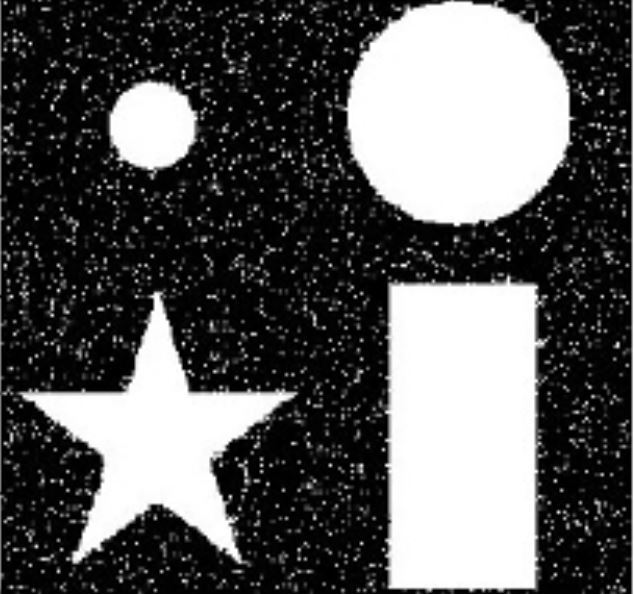
#> input picture 12_10_DS_task_16_Shubham Shah/img/morphology.JPG, 634 x 594 px, found by its file name
$ python 1.py
#> lines starting #> are read from the running program, lines starting #| are printed output that depends on the picture; after the words box and inside, x2 and y2 are one past the last pixel; in counts of white or black regions, pixels touching at a corner belong together
# 1. Perform all morphology and thresholding operations on image provided along with this message.
# Follow the following steps:


# a. Apply all morphology operations on the given image (morphology.jpg)
import cv2
import numpy as np

img = cv2.imread(r"img/morphology.jpg")
#> img is the input picture: shape (594, 634, 3); min 0, max 255, mean 91.2

kernel = np.ones((5, 5), np.uint8)

img_erosion = cv2.erode(img, kernel, iterations=1)
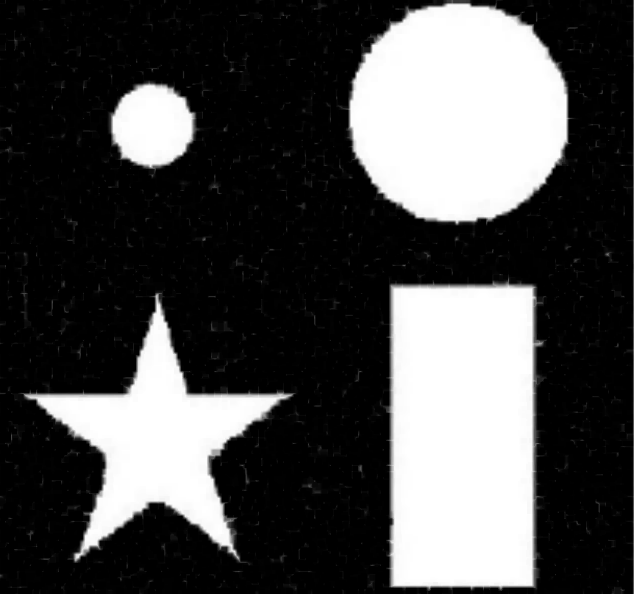
#> img_erosion: shape (594, 634, 3); min 0, max 255, mean 74.6
img_dilation = cv2.dilate(img_erosion, kernel, iterations=1)
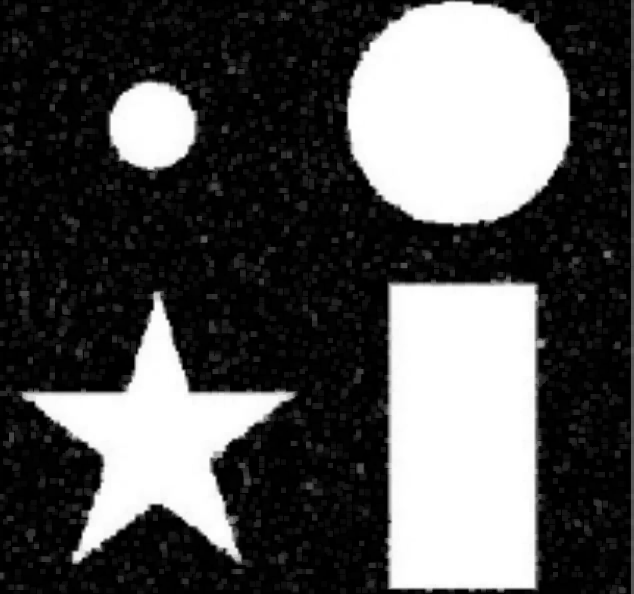
#> img_dilation: shape (594, 634, 3); min 0, max 255, mean 83.3


# b. Apply all thresholding techniques taught in today's session on the given image (thresholding.jpg)
import cv2

img = cv2.imread(r"img/thresholding.jpeg", cv2.IMREAD_GRAYSCALE)
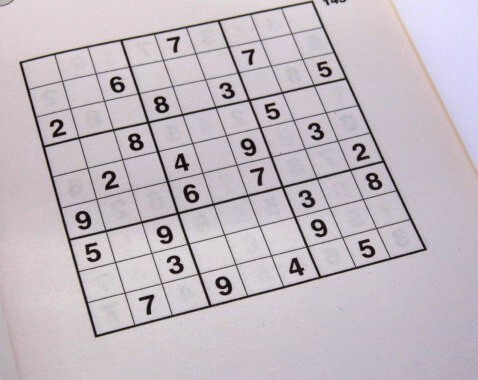
#> input picture 12_10_DS_task_16_Shubham Shah/img/thresholding.jpeg, 478 x 380 px
#> img: shape (380, 478); min 0, max 232, mean 188.9
img = cv2.resize(img, (400, 400))
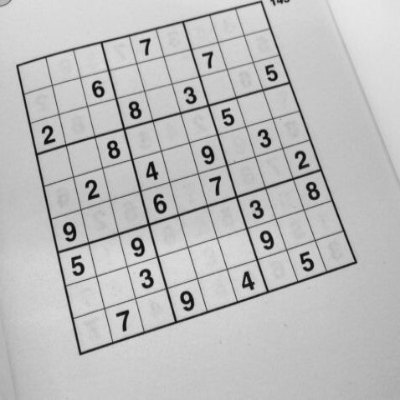
#> img: shape (400, 400); min 6, max 231, mean 188.8

ret, simple_thresh = cv2.threshold(img, 150, 255, cv2.THRESH_BINARY)
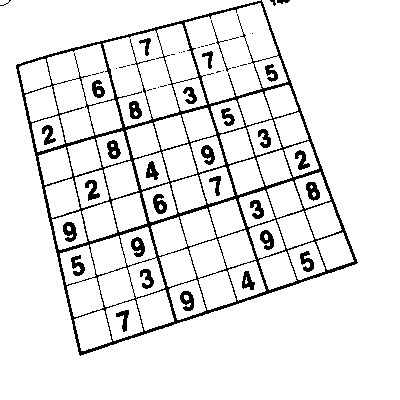
#> simple_thresh: shape (400, 400); 91% white; 57 black regions (27 under 20 px), largest, box (x1, y1, x2, y2) and area: (16, 0, 358, 356) 10148, (63, 222, 77, 242) 181, (153, 194, 167, 214) 179
ret, simple_thresh1 = cv2.threshold(img, 150, 255, cv2.THRESH_BINARY_INV)

adaptive_thresh = cv2.adaptiveThreshold(
    img, 255, cv2.ADAPTIVE_THRESH_MEAN_C, cv2.THRESH_BINARY, 5, 2
)
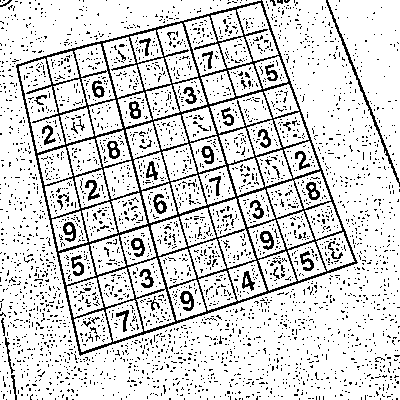
#> adaptive_thresh: shape (400, 400); 83.9% white; black in thin lines or dots
adaptive_thresh0 = cv2.adaptiveThreshold(
    img, 255, cv2.ADAPTIVE_THRESH_MEAN_C, cv2.THRESH_BINARY_INV, 5, 2
)
#> adaptive_thresh0: shape (400, 400); 16.1% white in thin lines or dots
adaptive_thresh1 = cv2.adaptiveThreshold(
    img, 255, cv2.ADAPTIVE_THRESH_GAUSSIAN_C, cv2.THRESH_BINARY, 5, 2
)
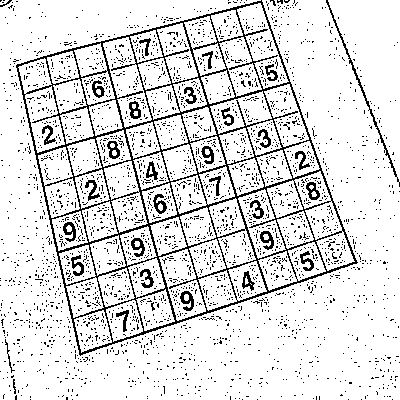
#> adaptive_thresh1: shape (400, 400); 86.8% white; black in thin lines or dots
adaptive_thresh2 = cv2.adaptiveThreshold(
    img, 255, cv2.ADAPTIVE_THRESH_GAUSSIAN_C, cv2.THRESH_BINARY_INV, 5, 2
)
#> adaptive_thresh2: shape (400, 400); 13.2% white in thin lines or dots

# c. Save all image using cv2.imwrite() function and create a PR with your code along with output images in separate folder.

cv2.imwrite(r"output/1/morphology-eroded.jpg", img_erosion)
cv2.imwrite(r"output/1/morphology-dilated.jpg", img_dilation)

cv2.imwrite(r"output/1/simple_thresh.jpg", simple_thresh)
cv2.imwrite(r"output/1/simple_thresh_inv.jpg", simple_thresh1)

cv2.imwrite(r"output/1/adapt_mean_thresh.jpg", adaptive_thresh)
cv2.imwrite(r"output/1/adapt_mean_inv_thresh.jpg", adaptive_thresh0)

cv2.imwrite(r"output/1/adapt_guass_thresh.jpg", adaptive_thresh1)
cv2.imwrite(r"output/1/adapt_guass_inv_thresh.jpg", adaptive_thresh2)
